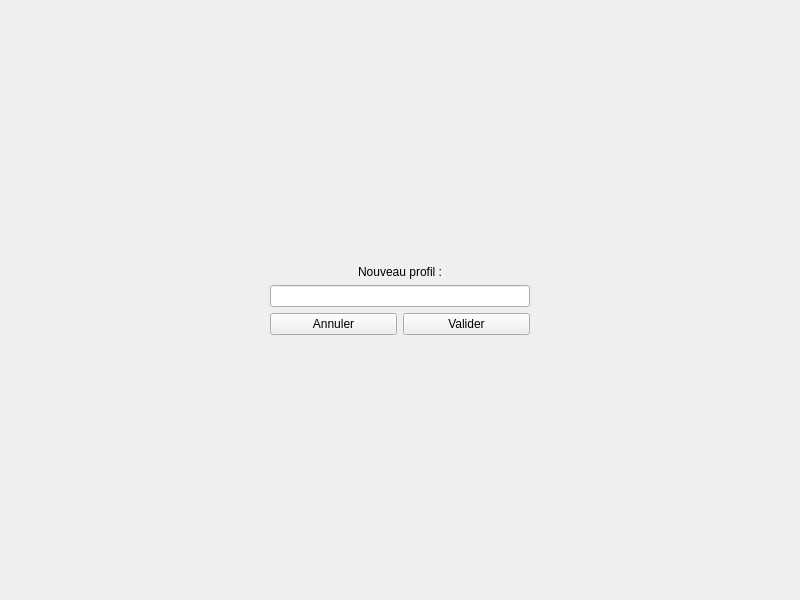
<?xml version="1.0" encoding="UTF-8"?>
<ui version="4.0">
 <class>VueProfilNouveau</class>
 <widget class="QWidget" name="VueProfilNouveau">
  <property name="geometry">
   <rect>
    <x>0</x>
    <y>0</y>
    <width>800</width>
    <height>600</height>
   </rect>
  </property>
  <property name="minimumSize">
   <size>
    <width>800</width>
    <height>600</height>
   </size>
  </property>
  <property name="windowTitle">
   <string>Form</string>
  </property>
  <layout class="QVBoxLayout" name="verticalLayout">
   <item>
    <layout class="QHBoxLayout" name="LayoutProfilNouveau">
     <item>
      <spacer name="spacerGauche">
       <property name="orientation">
        <enum>Qt::Horizontal</enum>
       </property>
       <property name="sizeHint" stdset="0">
        <size>
         <width>40</width>
         <height>20</height>
        </size>
       </property>
      </spacer>
     </item>
     <item>
      <layout class="QVBoxLayout" name="contenuLayout">
       <item>
        <spacer name="spacerHaut">
         <property name="orientation">
          <enum>Qt::Vertical</enum>
         </property>
         <property name="sizeHint" stdset="0">
          <size>
           <width>20</width>
           <height>40</height>
          </size>
         </property>
        </spacer>
       </item>
       <item>
        <widget class="QLabel" name="titreFormulaire">
         <property name="text">
          <string>Nouveau profil :</string>
         </property>
         <property name="alignment">
          <set>Qt::AlignCenter</set>
         </property>
        </widget>
       </item>
       <item>
        <widget class="QLineEdit" name="nomProfil"/>
       </item>
       <item>
        <layout class="QHBoxLayout" name="validationLayout">
         <item>
          <widget class="QPushButton" name="boutonAnnuler">
           <property name="text">
            <string>Annuler</string>
           </property>
          </widget>
         </item>
         <item>
          <widget class="QPushButton" name="boutonValider">
           <property name="text">
            <string>Valider</string>
           </property>
          </widget>
         </item>
        </layout>
       </item>
       <item>
        <spacer name="spacerBas">
         <property name="orientation">
          <enum>Qt::Vertical</enum>
         </property>
         <property name="sizeHint" stdset="0">
          <size>
           <width>20</width>
           <height>40</height>
          </size>
         </property>
        </spacer>
       </item>
      </layout>
     </item>
     <item>
      <spacer name="spacerDroit">
       <property name="orientation">
        <enum>Qt::Horizontal</enum>
       </property>
       <property name="sizeHint" stdset="0">
        <size>
         <width>40</width>
         <height>20</height>
        </size>
       </property>
      </spacer>
     </item>
    </layout>
   </item>
  </layout>
 </widget>
 <resources/>
 <connections/>
</ui>
